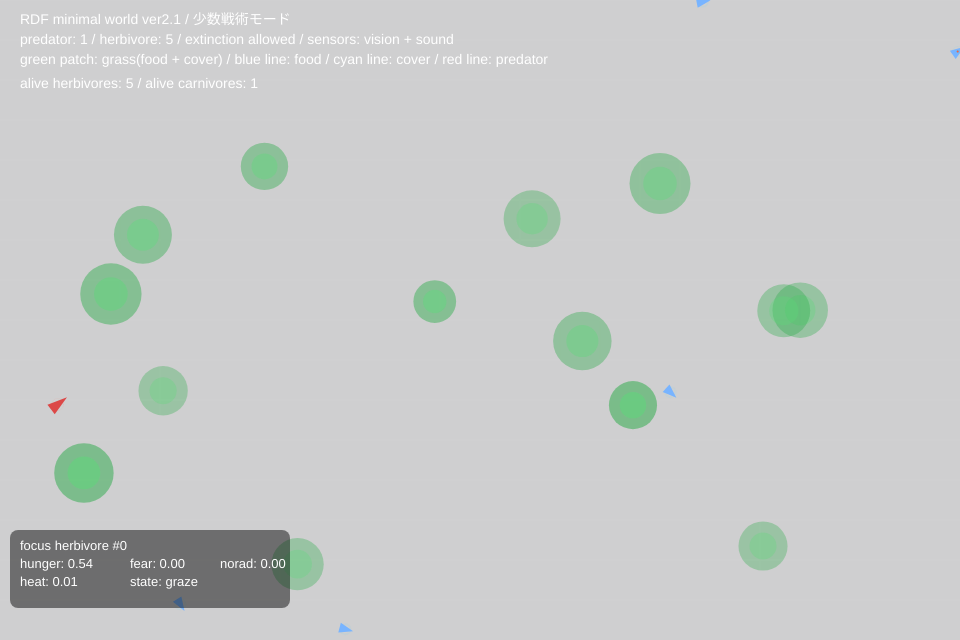
Frame 1 (no input)
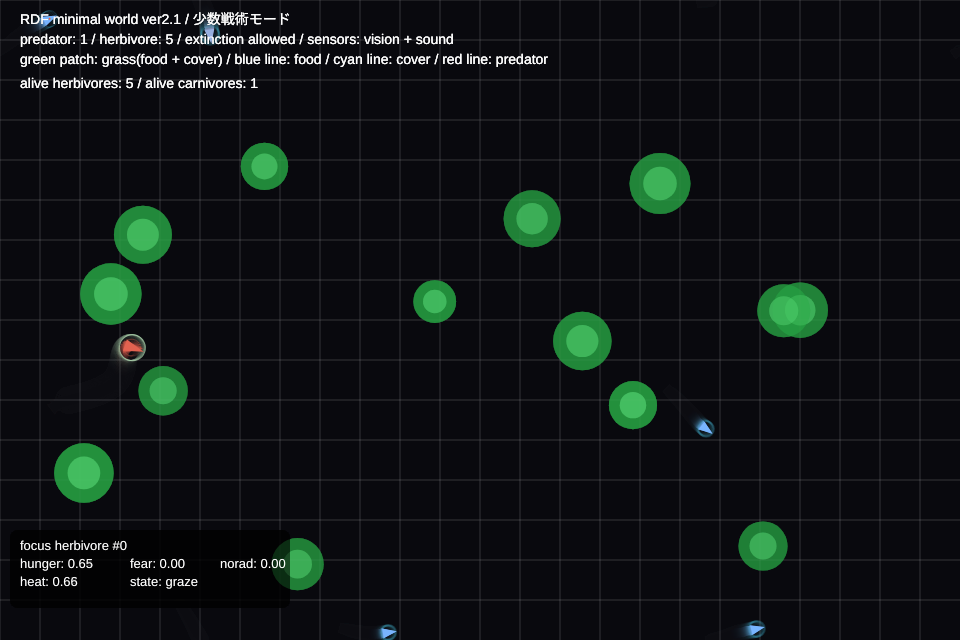
Frame 60 (no input)
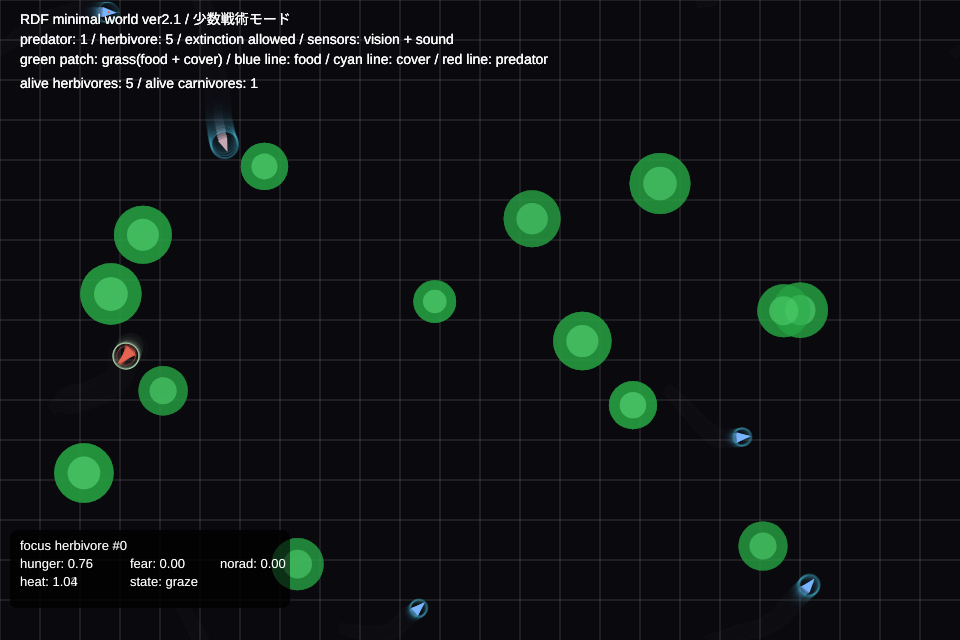
Frame 120 (the mouse pressed at the canvas centre since frame 60)

The p5.js sketch that drew these frames (run headless with seeded random() and noise() and a simulated clock; from frame 60 on, the mouse is pressed at the canvas centre):

// p5.js sketch
// ── sketch.js
/*
RDF minimal world ver2.1
少数戦術モード

変更点:
- 少数戦術モードに変更（捕食1 / 被食5 / 全滅あり）
- センサーを視覚と音に限定
- 視覚は短距離・高精度・草で遮断
- 音は草を貫通するが、主に警戒スイッチを上げるだけで単独行動決定は弱い
- 草は食料 + 隠れ場の複合誘導源
- 捕食者は捕食中に停止し、危険接近で中断
*/

let herbivores = [];
let carnivores = [];
let grassPatches = [];

const NUM_HERBIVORES = 5;
const NUM_CARNIVORES = 1;
const NUM_GRASS = 14;
const STEALTH_TRIGGER = 0.62;
const GRASS_EDGE_BAND = 10;

let focusHerbivore = null;

function setup() {
  createCanvas(960, 640);

  for (let i = 0; i < NUM_GRASS; i++) {
    grassPatches.push(new GrassPatch(random(60, width - 60), random(80, height - 60)));
  }

  for (let i = 0; i < NUM_HERBIVORES; i++) {
    herbivores.push(new Herbivore(random(width), random(height), i));
  }

  for (let i = 0; i < NUM_CARNIVORES; i++) {
    carnivores.push(new Carnivore(random(width), random(height)));
  }

  focusHerbivore = herbivores[0] || null;
}

function draw() {
  background(12, 14, 18, 50);
  drawGrid();

  for (const g of grassPatches) {
    g.update();
    g.show();
  }

  for (const c of carnivores) {
    if (c.alive) {
      c.update();
      c.show();
    }
  }

  for (const h of herbivores) {
    if (h.alive) {
      h.update();
      h.show();
    }
  }

  drawUI();
  drawFocusOverlay();
}

function drawGrid() {
  stroke(255, 255, 255, 10);
  strokeWeight(1);
  for (let x = 0; x < width; x += 40) line(x, 0, x, height);
  for (let y = 0; y < height; y += 40) line(0, y, width, y);
}

function drawUI() {
  noStroke();
  fill(255);
  textSize(14);
  text('RDF minimal world ver2.1 / 少数戦術モード', 20, 24);
  text('predator: 1 / herbivore: 5 / extinction allowed / sensors: vision + sound', 20, 44);
  text('green patch: grass(food + cover) / blue line: food / cyan line: cover / red line: predator', 20, 64);

  const aliveHerb = herbivores.filter(h => h.alive).length;
  const aliveCarn = carnivores.filter(c => c.alive).length;
  text(`alive herbivores: ${aliveHerb} / alive carnivores: ${aliveCarn}`, 20, 88);
}

function drawFocusOverlay() {
  if (!focusHerbivore || !focusHerbivore.alive) {
    focusHerbivore = herbivores.find(h => h.alive) || null;
  }
  if (!focusHerbivore) return;

  const x = 20;
  const y = height - 90;
  noStroke();
  fill(0, 0, 0, 120);
  rect(x - 10, y - 20, 280, 78, 8);

  fill(255);
  textSize(13);
  text(`focus herbivore #${focusHerbivore.id}`, x, y);
  text(`hunger: ${focusHerbivore.hunger.toFixed(2)}`, x, y + 18);
  text(`fear: ${focusHerbivore.fear.toFixed(2)}`, x + 110, y + 18);
  text(`norad: ${focusHerbivore.norad.toFixed(2)}`, x + 200, y + 18);
  text(`heat: ${focusHerbivore.H.toFixed(2)}`, x, y + 36);
  text(`state: ${focusHerbivore.stateLabel()}`, x + 110, y + 36);
}

function lineBlockedByGrass(a, b) {
  for (const g of grassPatches) {
    if (distancePointToSegment(g.pos, a, b) < g.radius * 0.9) {
      return true;
    }
  }
  return false;
}

function distancePointToSegment(p, a, b) {
  const ab = p5.Vector.sub(b, a);
  const ap = p5.Vector.sub(p, a);
  const abLenSq = ab.magSq();
  if (abLenSq === 0) return p5.Vector.dist(p, a);
  let t = ap.dot(ab) / abLenSq;
  t = constrain(t, 0, 1);
  const proj = p5.Vector.add(a, ab.mult(t));
  return p5.Vector.dist(p, proj);
}

class GrassPatch {
  constructor(x, y) {
    this.pos = createVector(x, y);
    this.radius = random(20, 34);
    this.nutrition = random(0.45, 1.0);
    this.cover = random(0.35, 1.0);
    this.growRate = random(0.0008, 0.0018);
  }

  update() {
    this.nutrition = min(1.0, this.nutrition + this.growRate);
  }

  consume(amount) {
    const eaten = min(this.nutrition, amount);
    this.nutrition -= eaten;
    return eaten;
  }

  show() {
    noStroke();
    const alpha = map(this.nutrition, 0, 1, 30, 130);
    fill(40, 170, 70, alpha);
    circle(this.pos.x, this.pos.y, this.radius * 2);
    fill(90, 220, 120, alpha * 0.9);
    circle(this.pos.x, this.pos.y, this.radius * 1.1);
  }
}

class Herbivore {
  constructor(x, y, id) {
    this.id = id;
    this.alive = true;
    this.pos = createVector(x, y);
    this.vel = p5.Vector.random2D().mult(random(0.6, 1.2));
    this.acc = createVector(0, 0);
    this.M = random(0.91, 0.965);
    this.H = 0;
    this.theta = random(2.0, 3.0);
    this.hunger = random(0.15, 0.7);
    this.fear = 0;
    this.norad = 0;
    this.stealthLevel = 0;
    this.wFood = random(0.7, 1.2);
    this.wPred = random(1.1, 1.9);
    this.wCover = random(0.55, 1.2);
    this.wSound = random(0.35, 0.7);
    this.isEating = false;
    this.eatTimer = 0;
    this.targetGrass = null;
    this.cooldown = 0;
    this.justLeaped = 0;
    this.lastForces = {
      food: createVector(0, 0),
      cover: createVector(0, 0),
      pred: createVector(0, 0),
      sound: createVector(0, 0),
    };
  }

  stateLabel() {
    if (!this.alive) return 'dead';
    if (this.isEating) return 'eating';
    if (this.fear > 0.55) return 'escape';
    if (this.norad > 0.35) return 'alert';
    return 'graze';
  }

  update() {
    if (!this.alive) return;
    this.acc.mult(0);
    this.hunger = constrain(this.hunger + 0.0018, 0, 1);
    this.fear *= 0.94;
    this.norad = constrain(this.norad * 0.93 + this.fear * 0.16, 0, 1);
    if (this.cooldown > 0) this.cooldown--;
    if (this.justLeaped > 0) this.justLeaped--;

    if (this.isEating) {
      this.updateEating();
      this.wrap();
      return;
    }

    const sensed = this.senseWorld();
    const inertialFlow = this.vel.copy().mult(this.M);
    this.stealthLevel = lerp(this.stealthLevel, sensed.bestPreyLikelihood || 0, 0.06);

    let totalForce = createVector(0, 0);
    totalForce.add(sensed.food.copy().mult(this.wFood));
    totalForce.add(sensed.cover.copy().mult(this.wCover));
    totalForce.add(sensed.pred.copy().mult(this.wPred));
    totalForce.add(sensed.sound.copy().mult(this.wSound));
    this.lastForces = sensed;

    const error = p5.Vector.sub(totalForce, inertialFlow).mag();
    this.H += error * 0.014;
    this.H *= 0.992;
    totalForce.add(p5.Vector.random2D().mult(this.H * 0.10));

    if (this.H > this.theta && this.cooldown === 0) this.leap();

    this.acc.add(totalForce);
    this.vel.add(this.acc);
    const maxSpeed = map(this.norad, 0, 1, 1.9, 4.2);
    this.vel.limit(maxSpeed);
    this.pos.add(this.vel);
    this.wrap();

    if (this.targetGrass) {
      const d = p5.Vector.dist(this.pos, this.targetGrass.pos);
      if (d < this.targetGrass.radius * 0.45 && this.targetGrass.nutrition > 0.08 && this.fear < 0.45) {
        this.isEating = true;
        this.eatTimer = int(random(26, 44));
        this.vel.mult(0);
      }
    }
  }

  updateEating() {
    this.vel.mult(0.55);
    if (this.vel.mag() < 0.03) this.vel.mult(0);
    if (this.targetGrass) {
      const eaten = this.targetGrass.consume(0.012);
      this.hunger = max(0, this.hunger - eaten * 0.9);
    }
    const nearestPred = this.nearestPredatorDistance();
    if (nearestPred < 90) {
      this.isEating = false;
      this.fear = min(1, this.fear + 0.5);
      this.norad = min(1, this.norad + 0.4);
      return;
    }
    this.eatTimer--;
    if (this.eatTimer <= 0 || !this.targetGrass || this.targetGrass.nutrition <= 0.03) {
      this.isEating = false;
    }
  }

  senseWorld() {
    let foodForce = createVector(0, 0);
    let coverForce = createVector(0, 0);
    let predForce = createVector(0, 0);
    let soundForce = createVector(0, 0);
    let bestFoodScore = -Infinity;
    this.targetGrass = null;

    for (const g of grassPatches) {
      const toGrass = p5.Vector.sub(g.pos, this.pos);
      const d = max(toGrass.mag(), 1);
      const dir = toGrass.copy().normalize();
      const foodWeight = this.hunger * (1.0 - this.norad);
      const coverWeight = this.norad * 1.5 + this.fear * 0.9;
      const foodStrength = (g.nutrition * foodWeight) / d;
      const coverStrength = (g.cover * coverWeight) / d;
      if (d < 220) foodForce.add(dir.copy().mult(foodStrength));
      if (d < 180) coverForce.add(dir.copy().mult(coverStrength));
      const score = foodStrength * 1.3 + coverStrength;
      if (score > bestFoodScore) { bestFoodScore = score; this.targetGrass = g; }
    }

    for (const c of carnivores) {
      if (!c.alive) continue;
      const toPred = p5.Vector.sub(c.pos, this.pos);
      const d = max(toPred.mag(), 1);
      if (d < 150 && !lineBlockedByGrass(this.pos, c.pos)) {
        const away = p5.Vector.sub(this.pos, c.pos).normalize();
        const strength = map(d, 0, 150, 3.0, 0, true);
        predForce.add(away.mult(strength));
        this.fear = min(1, this.fear + 0.12);
        this.norad = min(1, this.norad + 0.08);
      }
      if (d < 260) {
        const away = p5.Vector.sub(this.pos, c.pos).normalize();
        const strength = map(d, 0, 260, 0.8, 0, true);
        soundForce.add(away.mult(strength));
        this.fear = min(1, this.fear + 0.025);
        this.norad = min(1, this.norad + 0.02);
      }
    }

    return { food: foodForce, cover: coverForce, pred: predForce, sound: soundForce };
  }

  nearestPredatorDistance() {
    let best = Infinity;
    for (const c of carnivores) {
      if (!c.alive) continue;
      best = min(best, p5.Vector.dist(this.pos, c.pos));
    }
    return best;
  }

  leap() {
    this.wFood = constrain(this.wFood + random(-0.25, 0.35), 0.25, 1.8);
    this.wPred = constrain(this.wPred + random(-0.2, 0.3), 0.7, 2.4);
    this.wCover = constrain(this.wCover + random(-0.2, 0.35), 0.2, 1.8);
    this.wSound = constrain(this.wSound + random(-0.1, 0.15), 0.15, 1.0);
    this.theta = constrain(this.theta + random(-0.2, 0.2), 1.6, 4.0);
    this.vel.rotate(random(-PI / 2, PI / 2));
    this.H *= 0.28;
    this.cooldown = 50;
    this.justLeaped = 18;
  }

  die() { this.alive = false; }

  wrap() {
    if (this.pos.x < 0) this.pos.x = width;
    if (this.pos.x > width) this.pos.x = 0;
    if (this.pos.y < 0) this.pos.y = height;
    if (this.pos.y > height) this.pos.y = 0;
  }

  show() {
    if (!this.alive) return;
    push();
    translate(this.pos.x, this.pos.y);
    noFill();
    stroke(80, 220, 255, map(this.H, 0, 4, 20, 180, true));
    circle(0, 0, 10 + this.H * 10);
    if (this.justLeaped > 0) { stroke(255, 220, 80, 180); circle(0, 0, 22); }
    noStroke();
    const bodyColor = lerpColor(color(120, 180, 255), color(255, 160, 120), this.norad);
    fill(bodyColor);
    rotate(this.vel.heading());
    triangle(8, 0, -6, -5, -6, 5);
    if (this.isEating) { fill(255, 255, 255, 180); circle(0, -10, 4); }
    pop();

    if (this === focusHerbivore) {
      drawVector(this.pos, this.lastForces.food, color(80, 220, 120), 180);
      drawVector(this.pos, this.lastForces.cover, color(80, 220, 255), 180);
      drawVector(this.pos, this.lastForces.pred, color(255, 80, 80), 180);
    }
  }
}

class Carnivore {
  constructor(x, y) {
    this.alive = true;
    this.pos = createVector(x, y);
    this.vel = p5.Vector.random2D().mult(random(1.0, 1.4));
    this.acc = createVector(0, 0);
    this.M = random(0.91, 0.97);
    this.H = 0;
    this.theta = random(2.0, 3.0);
    this.hunger = random(0.25, 0.8);
    this.focus = random(0.25, 0.7);
    this.wPrey = random(0.9, 1.4);
    this.wCover = random(0.45, 1.0);
    this.wSound = random(0.15, 0.4);
    this.stealthLevel = 0;
    this.targetAmbushGrass = null;
    this.cooldown = 0;
    this.justLeaped = 0;
    this.targetPrey = null;
  }

  update() {
    if (!this.alive) return;
    this.acc.mult(0);
    this.hunger = constrain(this.hunger + 0.0012, 0, 1);
    this.focus *= 0.992;
    if (this.cooldown > 0) this.cooldown--;
    if (this.justLeaped > 0) this.justLeaped--;

    const sensed = this.senseWorld();
    const inertialFlow = this.vel.copy().mult(this.M);
    this.stealthLevel = lerp(this.stealthLevel, sensed.bestPreyLikelihood, 0.06);

    let totalForce = createVector(0, 0);
    totalForce.add(sensed.prey.copy().mult(this.wPrey));
    totalForce.add(sensed.cover.copy().mult(this.wCover));
    totalForce.add(sensed.sound.copy().mult(this.wSound));

    const error = p5.Vector.sub(totalForce, inertialFlow).mag();
    this.H += error * 0.012;
    this.H *= 0.993;
    totalForce.add(p5.Vector.random2D().mult(this.H * 0.08));
    if (this.H > this.theta && this.cooldown === 0) this.leap();

    this.acc.add(totalForce);
    this.vel.add(this.acc);
    const maxSpeed = (2.6 + this.focus * 1.4) - this.stealthLevel * 1.4;
    this.vel.limit(max(0.85, maxSpeed));

    if (this.stealthLevel > 0.45 && this.vel.mag() < 0.22) {
      if (this.targetAmbushGrass) {
        const toGrass = p5.Vector.sub(this.targetAmbushGrass.pos, this.pos).normalize();
        const tangent = createVector(-toGrass.y, toGrass.x).mult(0.28);
        this.vel.add(tangent);
      } else {
        this.vel.add(p5.Vector.random2D().mult(0.18));
      }
    }
    this.pos.add(this.vel);
    this.wrap();
    this.tryCatch();
  }

  senseWorld() {
    let preyForce = createVector(0, 0);
    let coverForce = createVector(0, 0);
    let soundForce = createVector(0, 0);
    let bestScore = -Infinity;
    let bestPreyLikelihood = 0;
    this.targetPrey = null;
    this.targetAmbushGrass = null;

    for (const h of herbivores) {
      if (!h.alive) continue;
      const d = max(p5.Vector.dist(this.pos, h.pos), 1);
      if (d < 170 && !lineBlockedByGrass(this.pos, h.pos)) {
        const dir = p5.Vector.sub(h.pos, this.pos).normalize();
        const preyStrength = (this.hunger * 2.0 + 0.3) / d;
        preyForce.add(dir.mult(preyStrength));
        if (preyStrength > bestScore) { bestScore = preyStrength; this.targetPrey = h; }
      }
      if (d < 240) {
        const dir = p5.Vector.sub(h.pos, this.pos).normalize();
        const soundStrength = map(d, 0, 240, 0.45, 0, true);
        soundForce.add(dir.mult(soundStrength));
      }
    }

    for (const g of grassPatches) {
      const toGrass = p5.Vector.sub(g.pos, this.pos);
      const d = max(toGrass.mag(), 1);
      if (d < 220) {
        const dir = toGrass.copy().normalize();
        const ambushWeight = this.hunger * 0.8 + this.focus * 0.7;
        const coverStrength = (g.cover * ambushWeight) / d;
        coverForce.add(dir.copy().mult(coverStrength));
        const preyLikelihood = g.nutrition * 0.75 + g.cover * 0.95;
        if (preyLikelihood > bestPreyLikelihood) { bestPreyLikelihood = preyLikelihood; this.targetAmbushGrass = g; }
        if (preyLikelihood > STEALTH_TRIGGER) {
          const edgeRadius = max(6, g.radius + GRASS_EDGE_BAND);
          const radialError = d - edgeRadius;
          const towardEdge = dir.copy().mult(constrain(radialError * 0.03, -0.9, 0.9));
          const tangent = createVector(-dir.y, dir.x).mult(0.18 + this.focus * 0.12);
          const stealthStrength = preyLikelihood * (0.45 + this.hunger * 0.55);
          coverForce.add(towardEdge.mult(stealthStrength));
          coverForce.add(tangent.mult(stealthStrength * 0.6));
        }
      }
    }

    return { prey: preyForce, cover: coverForce, sound: soundForce, bestPreyLikelihood };
  }

  tryCatch() {
    for (const h of herbivores) {
      if (!h.alive) continue;
      const d = p5.Vector.dist(this.pos, h.pos);
      if (d < 10) {
        h.die();
        this.hunger = max(0, this.hunger - 0.5);
        this.focus = min(1, this.focus + 0.35);
      }
    }
  }

  leap() {
    this.wPrey = constrain(this.wPrey + random(-0.2, 0.3), 0.3, 2.0);
    this.wCover = constrain(this.wCover + random(-0.2, 0.3), 0.1, 1.8);
    this.wSound = constrain(this.wSound + random(-0.08, 0.12), 0.05, 0.7);
    this.theta = constrain(this.theta + random(-0.2, 0.2), 1.6, 4.0);
    this.vel.rotate(random(-PI / 3, PI / 3));
    this.H *= 0.35;
    this.cooldown = 50;
    this.justLeaped = 18;
  }

  wrap() {
    if (this.pos.x < 0) this.pos.x = width;
    if (this.pos.x > width) this.pos.x = 0;
    if (this.pos.y < 0) this.pos.y = height;
    if (this.pos.y > height) this.pos.y = 0;
  }

  show() {
    if (!this.alive) return;
    push();
    translate(this.pos.x, this.pos.y);
    noFill();
    stroke(255, 120, 90, map(this.H, 0, 4, 18, 130, true));
    circle(0, 0, 12 + this.H * 8);
    if (this.justLeaped > 0) { stroke(255, 220, 80, 180); circle(0, 0, 24); }
    noStroke();
    fill(
      lerp(220, 255, this.stealthLevel * 0.15),
      lerp(70, 170, this.stealthLevel * 0.2),
      lerp(70, 120, this.stealthLevel * 0.15)
    );
    rotate(this.vel.heading());
    triangle(12, 0, -8, -6, -8, 6);
    if (this.stealthLevel > 0.35) {
      noFill(); stroke(180, 220, 180, 90 + this.stealthLevel * 60); circle(0, 0, 26);
    }
    pop();
  }
}

function drawVector(origin, vec, col, scale = 220) {
  const v = vec.copy().mult(scale);
  stroke(col);
  strokeWeight(2);
  line(origin.x, origin.y, origin.x + v.x, origin.y + v.y);
}
